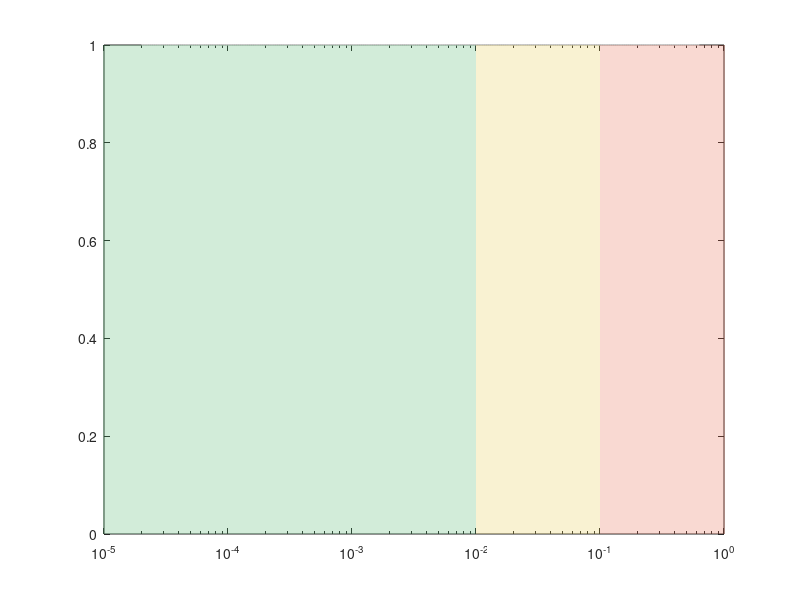

The MATLAB source for this figure: (Note: this script raises an error after producing the figure.)
%REGIME_MAP  Where does my droplet design sit? (No simulation required.)
%
%   Tutorial 12.  Run:  regime_map
%
%   RUN THIS BEFORE COMMITTING HOURS OF CPU.  It evaluates the dimensionless
%   groups, the Garstecki size prediction, and -- crucially -- the timestep and
%   step count your grid would demand.  It will often tell you the simulation
%   you were about to launch needs 1e7 steps and that you should change the
%   grid or the fluids first.
%
%   It also works the Tutorial 12.7 design problem, which is deliberately
%   SELF-INCONSISTENT: the naive parameter choice lands in dripping when
%   squeezing was required.  Finding that out costs nothing here.
%
%   See also T_JUNCTION, FLOW_FOCUSING, NS2PHASE.

if ~exist('QUIET','var'), QUIET = false; end

%% ================================================== the 12.7 design =======
fprintf('\n  ===== Worked design: 50 um water-in-oil droplets at 100 Hz =====\n');

w      = 50e-6;         % main channel width
hCh    = 50e-6;         % channel depth (for flow-rate bookkeeping only)
mu_c   = 10e-3;         % oil viscosity  [Pa.s]
sigma  = 5e-3;          % interfacial tension with surfactant [N/m]
ratio  = 0.5;           % Qd/Qc
fTarget= 100;           % Hz

alpha  = 1.0;
Lplug  = w*(1 + alpha*ratio);
Vdrop  = Lplug*w*hCh;                       % rectangular plug approximation

Qd = fTarget*Vdrop;                         % m^3/s
Qc = Qd/ratio;
Uc = Qc/(w*hCh);
Ca = mu_c*Uc/sigma;

fprintf('\n  Step 1-4 (geometry and flow ratio):\n');
fprintf('    w = %g um, Qd/Qc = %.2f -> L/w = %.2f, plug length %.1f um\n', ...
        w*1e6, ratio, 1+alpha*ratio, Lplug*1e6);
fprintf('    droplet volume ~ %.0f pL\n', Vdrop*1e15);
fprintf('\n  Step 5 (flow rates for %g Hz):\n', fTarget);
fprintf('    Qd = %.2f uL/min, Qc = %.2f uL/min\n', Qd*6e10, Qc*6e10);
fprintf('\n  Step 6 (THE CHECK):\n');
fprintf('    Uc = Qc/(w*h) = %.1f mm/s  ->  Ca = mu_c*Uc/sigma = %.4f\n', Uc*1e3, Ca);
if Ca < 1e-2
    fprintf('    Ca < 1e-2: SQUEEZING. Design is self-consistent.\n');
else
    fprintf('    *** Ca > 1e-2: this is DRIPPING, not squeezing. ***\n');
    fprintf('    The design is SELF-INCONSISTENT: we assumed the Garstecki\n');
    fprintf('    squeezing law to size the droplet, but the resulting flow\n');
    fprintf('    rate puts us outside its validity. Monodispersity will be\n');
    fprintf('    worse than specified.\n');
end

%% ---------------------------------------------- find a consistent design --
fprintf('\n  Step 7 (iterate): what frequency IS achievable in squeezing?\n');
CaMax  = 1e-2;
UcMax  = CaMax*sigma/mu_c;
QcMax  = UcMax*w*hCh;
QdMax  = ratio*QcMax;
fMax   = QdMax/Vdrop;
fprintf('    Ca <= %.0e  ->  Uc <= %.2f mm/s  ->  Qc <= %.2f uL/min\n', ...
        CaMax, UcMax*1e3, QcMax*6e10);
fprintf('    max frequency in squeezing = %.1f Hz  (target was %g Hz)\n', fMax, fTarget);
fprintf('\n    Options to recover the %g Hz target:\n', fTarget);
fprintf('      (a) less viscous oil: need mu_c <= %.1f mPa.s\n', ...
        mu_c*fMax/fTarget*1e3);
fprintf('      (b) more surfactant is the WRONG way -- lowering sigma RAISES Ca\n');
fprintf('      (c) parallelize: %d identical junctions on one chip\n', ...
        ceil(fTarget/fMax));
fprintf('      (d) accept dripping and a wider size distribution\n');
fprintf('    (c) is what real high-throughput devices do.\n');

%% ================================================== the regime table =====
fprintf('\n\n  ===== Regime map: Ca sweep at fixed geometry =====\n');
fprintf('  (mu_c = %g mPa.s, sigma = %g mN/m, w = %g um)\n\n', ...
        mu_c*1e3, sigma*1e3, w*1e6);
fprintf('     Uc [mm/s]        Ca        regime        predicted size\n');
fprintf('   -------------------------------------------------------------\n');
for U = [0.1 0.5 1 5 10 50 100]*1e-3
    C = mu_c*U/sigma;
    if     C < 1e-2, reg = 'squeezing'; sz = sprintf('L/w = %.2f (Garstecki)', 1+alpha*ratio);
    elseif C < 1e-1, reg = 'dripping '; sz = sprintf('d/w ~ %.2f (Ca^-1/3)', 0.5*C^(-1/3));
    else,            reg = 'jetting  '; sz = 'polydisperse';
    end
    fprintf('   %10.2f  %9.4f   %s   %s\n', U*1e3, C, reg, sz);
end

%% ================================== what would the simulation cost? ======
fprintf('\n\n  ===== Simulation cost (run this BEFORE you launch) =====\n');
rho1 = 998; rho2 = 900; nu = mu_c/rho2;
fprintf('\n   cells/w    dx [um]     dt_cap [s]    dt_visc [s]   steps for 3 drops\n');
fprintf('  ---------------------------------------------------------------------\n');
for nc = [10 20 40 80]
    dx = w/nc;
    dt_cap  = sqrt((rho1+rho2)*dx^3/(4*pi*sigma));
    dt_visc = 0.5/nu/(2/dx^2);
    dt = 0.4*min(dt_cap, dt_visc);
    tSim = 3/max(fMax,eps);
    fprintf('   %6d   %8.3f   %12.2e   %12.2e   %14.2e\n', ...
            nc, dx*1e6, dt_cap, dt_visc, tSim/dt);
end
fprintf(['\n   Tutorial 12.4 asks for >= 20 cells across the NECK, and the neck\n' ...
         '   is much thinner than w -- so the practical requirement is nearer\n' ...
         '   the bottom of this table than the top. Read off the step count and\n' ...
         '   decide whether you can afford it before you start.\n\n']);

if ~QUIET
    U = logspace(-5,-0.5,300);
    Ca_v = mu_c*U/sigma;
    figure('Color','w','Position',[80 80 640 420]);
    semilogx(Ca_v, ones(size(Ca_v)),'w'); hold on
    patch([1e-6 1e-2 1e-2 1e-6],[0 0 1 1],[0.3 0.7 0.4],'FaceAlpha',0.25,'EdgeColor','none');
    patch([1e-2 1e-1 1e-1 1e-2],[0 0 1 1],[0.9 0.8 0.3],'FaceAlpha',0.25,'EdgeColor','none');
    patch([1e-1 1e1  1e1  1e-1],[0 0 1 1],[0.9 0.4 0.3],'FaceAlpha',0.25,'EdgeColor','none');
    set(gca,'XScale','log'); xlim([1e-5 1]); ylim([0 1]);
    xline(Ca,'k--','LineWidth',2);
    text(3e-4,0.85,'SQUEEZING'); text(2.2e-2,0.85,'DRIP'); text(2e-1,0.85,'JETTING');
    text(Ca,0.15,sprintf('  your design Ca = %.3f',Ca));
    xlabel('Ca = \mu_c U_c / \sigma'); set(gca,'YTick',[]);
    title('T-junction regime map');
end
